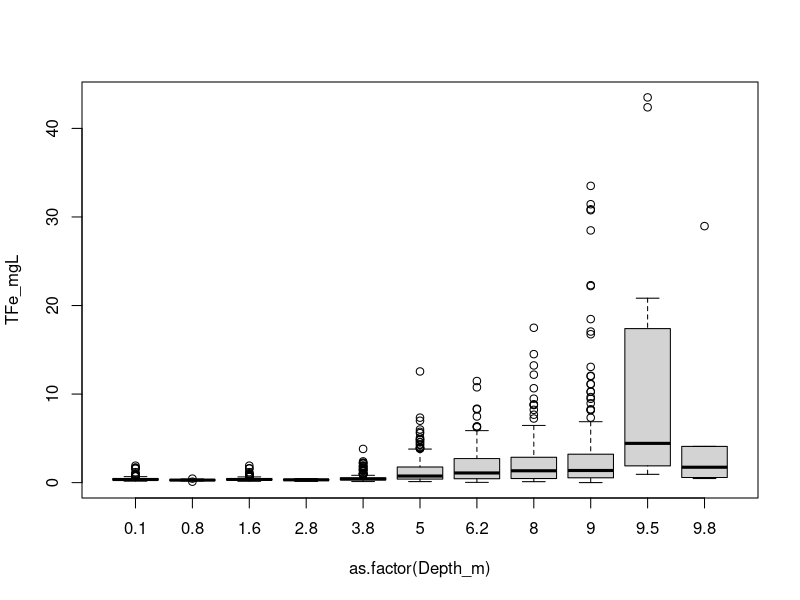
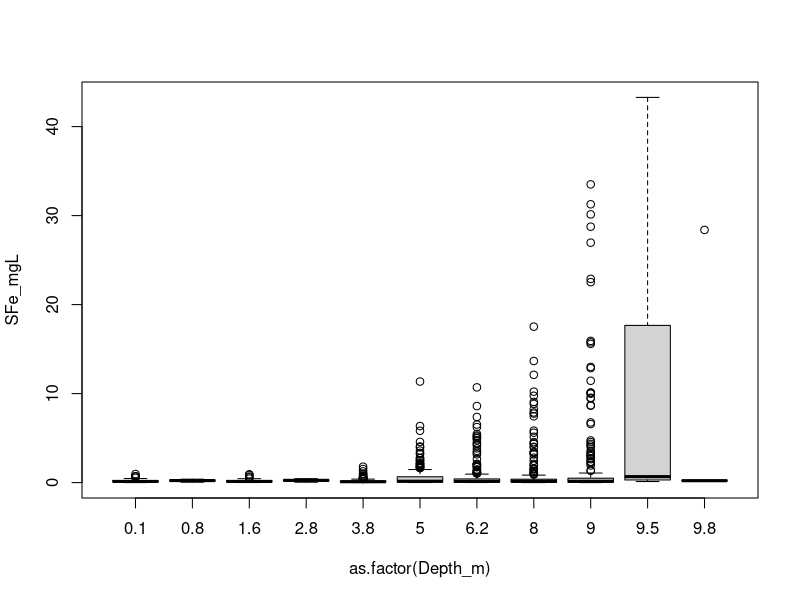
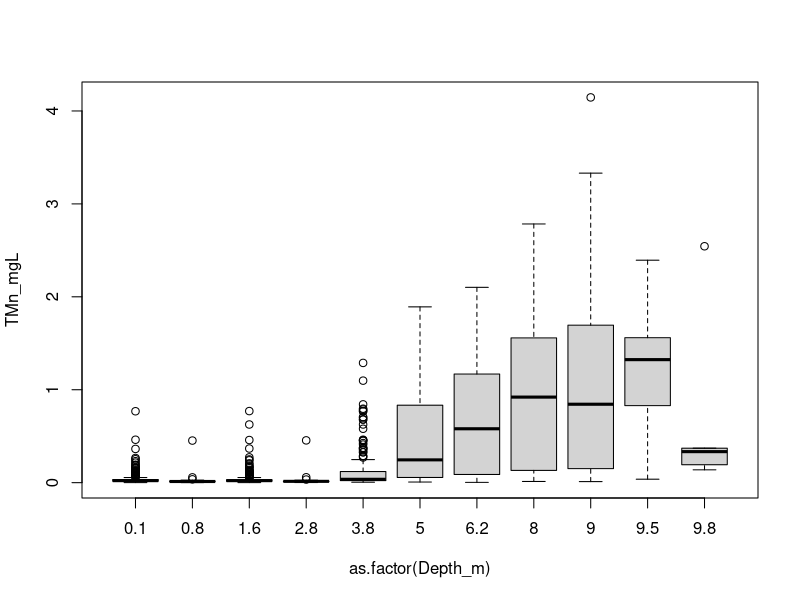
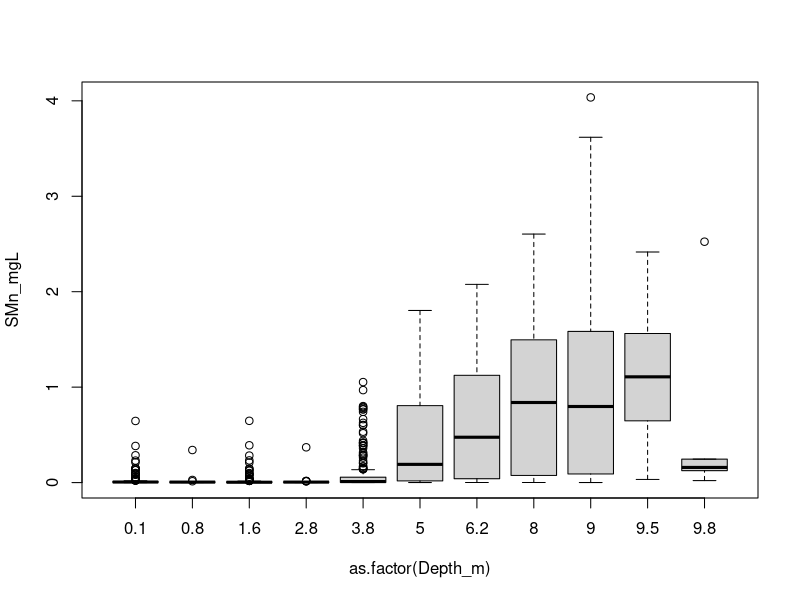
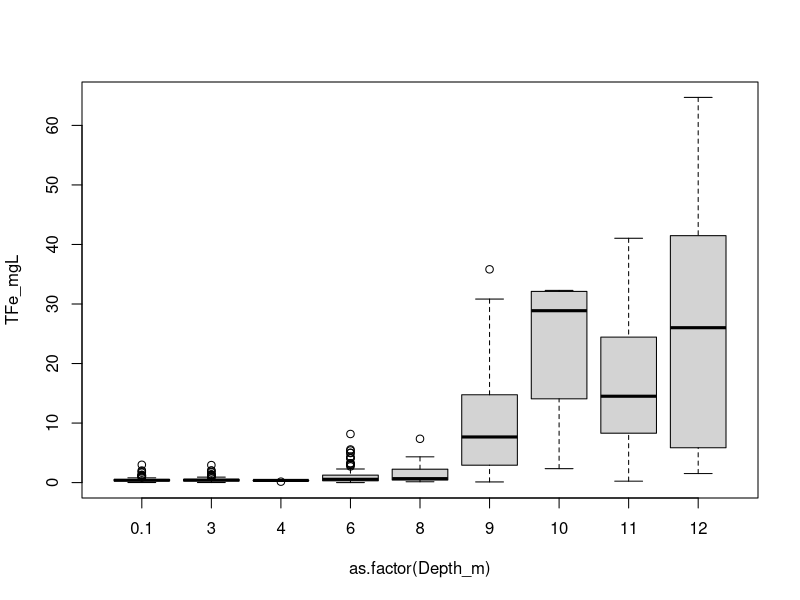
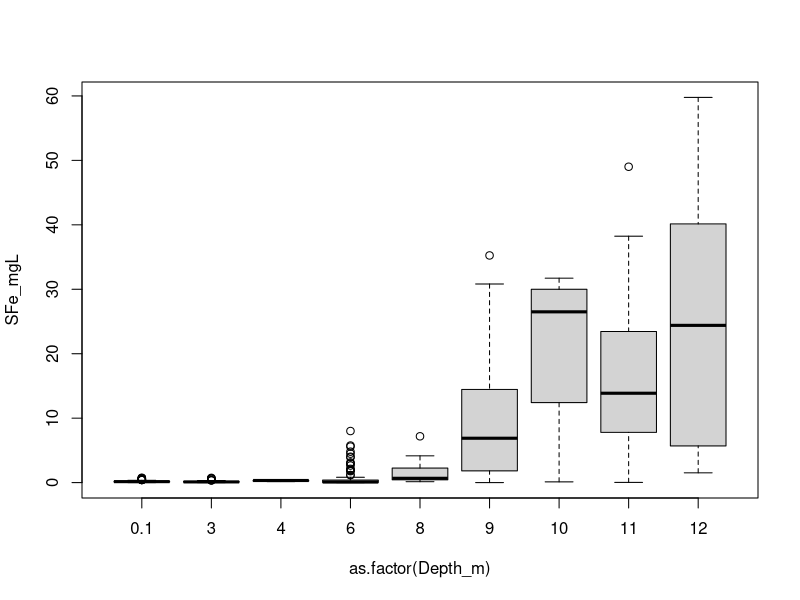
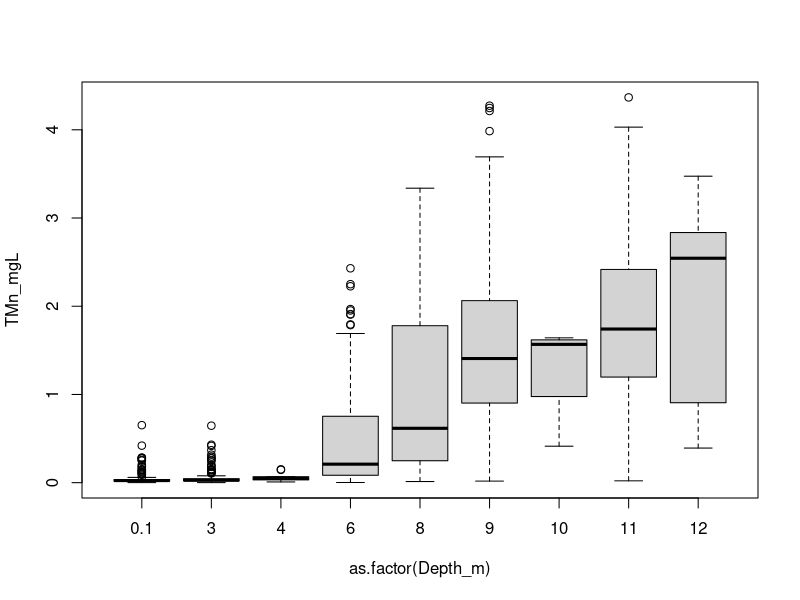
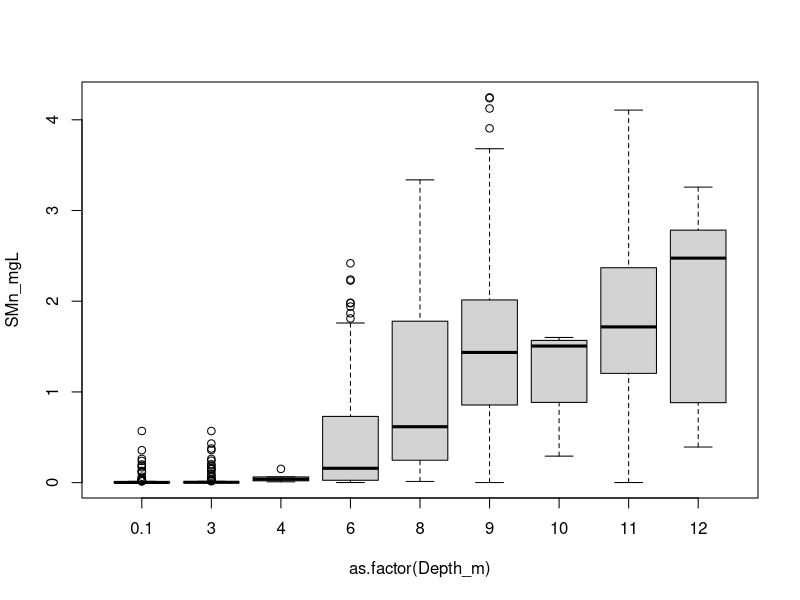

Reproduce these figures in R, in order. (Note: this script raises an error after producing the figures.)
# R Script to QA_QC Metals Chemistry dataset for EDI publication
# Authors: Nick Hammond
# Last Edited: 01/10/2021

# NOTE: Certain aspects of the data cleaning process were done manually in Excel. We
# are working to automate the process entirely, but at this stage some tasks must
# be performed manually. These tasks include:
# - Transcribing data from analytical lab report to excel spreadsheet
# - Inputting sampling times into spreadsheet
# - Assigning flags when 1. No samples were collected, 2. Instrument malfunctions,
# and 4. Negative values were set to 0


# QA_QC Steps:
# 1. Make sure data is flagged properly
# 2. Ensure Dataset completeness (check for gaps in data)
# 3. Check for outliers (identify data outside of expected range)
# 4. Identify spikes (anomalous increases/decreases in data)
# 5. Check for data points where solubles > totals (may indicate sampling error)
# 6. Plot to visualize

#Set working directory, load packages
#install.packages("tidyverse","readxl","lubridate")
library(tidyverse)
library(readxl)
library(lubridate)
setwd("C:/FCR_BVR Metals Data/EDI")


# load in dataset
metals <- read_csv("Metals_EDI_current.csv") %>%
  mutate(DateTime = mdy_hms(DateTime))

# check to verify data is formatted correctly
str(metals)

# subset by reservoir
FCR <- metals %>% filter(Reservoir=="FCR")
  
BVR <- metals %>% filter(Reservoir=="BVR")

#subset by sampling site
INFLOW <- FCR %>% filter(Site==100)
FCR <- FCR %>% filter(Site==50)


# 1. Make sure data is properly flagged
# Flags 1 (sample not taken), 2 (instrument malfunction), and 3 (negative value set to 0) were manually input

# Assign MDL flags to 2020 data
# Subset to just 2020 data
metals_2020 <- metals %>% subset(DateTime > ymd_hms("2020-01-01 00:00:00"))

# Remove 2020 data from original dataframe
metals <- metals %>% subset(DateTime < ymd_hms("2020-01-01 00:00:00"))

# Add flags for values below the MDL (0.005 mg/L for Fe and 0.0001 mg/L for Mn)
# missing = "Flag_X" keeps the original values

metals_2020 <- metals_2020 %>%
mutate(Flag_TFe= if_else(TFe_mgL<0.005 & TFe_mgL>0,3,Flag_TFe, missing = Flag_TFe))%>% # Flag 3 for below MDL
mutate(Flag_SFe= if_else(SFe_mgL<0.005 & SFe_mgL>0,3,Flag_SFe, missing = Flag_SFe)) %>% # Flag 3 for below MDL
mutate(Flag_TMn= if_else(TMn_mgL<0.0001 & TMn_mgL>0,3,Flag_TMn, missing = Flag_TMn))%>% # Flag 3 for below MDL
mutate(Flag_SMn= if_else(SMn_mgL<0.0001 & SMn_mgL>0,3,Flag_SMn, missing = Flag_SMn)) # Flag 3 for below MDL

# Add 2020 data back to entire dataset
metals = rbind(metals,metals_2020)

# 2. Ensure Dataset completeness (check for gaps in data)

# Identify gaps in data greater than 3 weeks
# For each gap, go into the spreadsheet and make sure no data is missing
#FCR 50
for(i in 2:nrow(FCR)){
  time1 = FCR$DateTime[i-1]
  time2 = FCR$DateTime[i]
  int = interval(time1,time2)
  if(int_length(int) > (3*7*24*60*60)){
    print(int)
  }
}

#FCR INFLOW
for(i in 2:nrow(INFLOW)){
  time1 = INFLOW$DateTime[i-1]
  time2 = INFLOW$DateTime[i]
  int = interval(time1,time2)
  if(int_length(int) > (3*7*24*60*60)){
    print(int)
  }
}

#BVR
for(i in 2:nrow(BVR)){
  time1 = BVR$DateTime[i-1]
  time2 = BVR$DateTime[i]
  int = interval(time1,time2)
  if(int_length(int) > (3*7*24*60*60)){
    print(int)
  }
}


# 3. Check for outliers (identify data outside of expected range)

# I'm struggling a bit to find a good way to identify outliers, since there are
# numerous data points outside the IQR and/or 5*sd that are correct.
# Right now I am just identifying data points outside the expected range,
# based on knowledge of the system (0-40 mg/L for Fe, 0-4 mg/L for Mn)

# Identify values outside of expected range
Fe.range.check <- metals %>%
  filter(TFe_mgL > 40 | SFe_mgL > 40)
Fe.range.check

Mn.range.check <- metals %>%
  filter(TMn_mgL > 4 | SMn_mgL > 4)
Mn.range.check

# FCR TFe
boxplot(TFe_mgL~as.factor(Depth_m),data = FCR)
summary(FCR$TFe_mgL)
# FCR SFe
boxplot(SFe_mgL~as.factor(Depth_m),data = FCR)
summary(FCR$SFe_mgL)
# FCR TMn
boxplot(TMn_mgL~as.factor(Depth_m),data = FCR)
summary(FCR$TMn_mgL)
# FCR SMn
boxplot(SMn_mgL~as.factor(Depth_m),data = FCR)
summary(FCR$SMn_mgL)


# BVR TFe
boxplot(TFe_mgL~as.factor(Depth_m),data = BVR)
summary(BVR$TFe_mgL)
# BVR SFe
boxplot(SFe_mgL~as.factor(Depth_m),data = BVR)
summary(BVR$SFe_mgL)
# BVR TMn
boxplot(TMn_mgL~as.factor(Depth_m),data = BVR)
summary(BVR$TMn_mgL)
# BVR SMn
boxplot(SMn_mgL~as.factor(Depth_m),data = BVR)
summary(BVR$SMn_mgL)

# INFLOW TFe
boxplot(TFe_mgL~as.factor(Depth_m),data = INFLOW)
summary(INFLOW$TFe_mgL)
# INFLOW SFe
boxplot(SFe_mgL~as.factor(Depth_m),data = INFLOW)
summary(INFLOW$SFe_mgL)
# INFLOW TMn
boxplot(TMn_mgL~as.factor(Depth_m),data = INFLOW)
summary(INFLOW$TMn_mgL)
# INFLOW SMn
boxplot(SMn_mgL~as.factor(Depth_m),data = INFLOW)
summary(INFLOW$SMn_mgL)


# 4. Identify spikes (anomalous increases/decreases in data)
#FCR
FCR_by_depth = FCR %>% 
  group_by(Depth_m) %>% 
  arrange(DateTime, by_group=TRUE) %>%
  mutate(Change_TFe = TFe_mgL - lag(TFe_mgL,n=1)) %>%
  mutate(Change_SFe = SFe_mgL - lag(SFe_mgL,n=1)) %>%
  mutate(Change_TMn = TMn_mgL - lag(TMn_mgL,n=1)) %>%
  mutate(Change_SMn = SMn_mgL - lag(SMn_mgL,n=1))
  
#Compile list of all spikes greater than 15 mg/L (Fe) or 2 mg/L (Mn)
check.change.Fe <- FCR_by_depth %>%
  filter(Change_TFe > 15 | Change_SFe > 15)
check.change.Fe

check.change.Mn <- FCR_by_depth %>%
  filter(Change_TMn > 2 | Change_SMn > 2)
check.change.Mn

#Plot time series of concentration changes 
ggplot(FCR_by_depth, aes(x=DateTime,y=Change_TFe))+
  geom_path()
ggplot(FCR_by_depth, aes(x=DateTime,y=Change_SFe))+
  geom_path()
ggplot(FCR_by_depth, aes(x=DateTime,y=Change_TMn))+
  geom_path()
ggplot(FCR_by_depth, aes(x=DateTime,y=Change_SMn))+
  geom_path()

#BVR
BVR_by_depth = BVR %>% 
  group_by(Depth_m) %>% 
  arrange(DateTime, by_group=TRUE) %>%
  mutate(Change_TFe = TFe_mgL - lag(TFe_mgL,n=1)) %>%
  mutate(Change_SFe = SFe_mgL - lag(SFe_mgL,n=1)) %>%
  mutate(Change_TMn = TMn_mgL - lag(TMn_mgL,n=1)) %>%
  mutate(Change_SMn = SMn_mgL - lag(SMn_mgL,n=1))

#Compile list of all spikes greater than 15 mg/L (Fe) or 2 mg/L (Mn)
check.change.Fe.B <- BVR_by_depth %>%
  filter(Change_TFe > 15 | Change_SFe > 15)
check.change.Fe.B

check.change.Mn.B <- BVR_by_depth %>%
  filter(Change_TMn > 2 | Change_SMn > 2)
check.change.Mn.B

#Plot time series of concentration changes
ggplot(BVR_by_depth, aes(x=DateTime,y=Change_TFe))+
  geom_path()
ggplot(BVR_by_depth, aes(x=DateTime,y=Change_SFe))+
  geom_path()
ggplot(BVR_by_depth, aes(x=DateTime,y=Change_TMn))+
  geom_path()
ggplot(BVR_by_depth, aes(x=DateTime,y=Change_SMn))+
  geom_path()

# 5. Check for data points where solubles > totals (may indicate sampling error)
metals_diff = metals %>% mutate(Fe_diff=TFe_mgL - SFe_mgL)%>%
  mutate(Mn_diff = TMn_mgL - SMn_mgL)%>%
  filter(Fe_diff< -1 | Mn_diff< -1)
metals_diff

# 6. Plot to visualize

#Adding a column for Year just for plotting purposes
FCR <- FCR %>%
  mutate(Year = year(DateTime))
BVR <- BVR %>%
  mutate(Year = year(DateTime))

#FCR TFe
TFe_plot=ggplot(FCR, aes(x =DateTime, y = TFe_mgL, colour = as.factor(Depth_m))) +
  facet_wrap(~Year,nrow = 2,scales = "free_x")+
  geom_point(size = 1)
TFe_plot

#FCR TMn
TMn_plot=ggplot(FCR, aes(x =DateTime, y = TMn_mgL, colour = as.factor(Depth_m))) +
  facet_wrap(~Year,nrow = 2,scales = "free_x")+
  geom_point(size = 1)
TMn_plot

#FCR SFe
SFe_plot=ggplot(FCR, aes(x =DateTime, y = SFe_mgL, colour = as.factor(Depth_m))) +
  facet_wrap(~Year,nrow = 2,scales = "free_x")+
  geom_point(size = 1)
SFe_plot

#FCR SMn
SMn_plot=ggplot(FCR, aes(x =DateTime, y = SMn_mgL, colour = as.factor(Depth_m))) +
  facet_wrap(~Year,nrow = 2,scales = "free_x")+
  geom_point(size = 1)
SMn_plot


#BVR TFe
TFe_plot=ggplot(BVR, aes(x =DateTime, y = TFe_mgL, colour = as.factor(Depth_m))) +
  facet_wrap(~Year,nrow = 2,scales = "free_x")+
  geom_point(size = 1)
TFe_plot

#BVR TMn
TMn_plot=ggplot(BVR, aes(x =DateTime, y = TMn_mgL, colour = as.factor(Depth_m))) +
  facet_wrap(~Year,nrow = 2,scales = "free_x")+
  geom_point(size = 1)
TMn_plot

#BVR SFe
SFe_plot=ggplot(BVR, aes(x =DateTime, y = SFe_mgL, colour = as.factor(Depth_m))) +
  facet_wrap(~Year,nrow = 2,scales = "free_x")+
  geom_point(size = 1)
SFe_plot

#BVR SMn
SMn_plot=ggplot(BVR, aes(x =DateTime, y = SMn_mgL, colour = as.factor(Depth_m))) +
  facet_wrap(~Year,nrow = 2,scales = "free_x")+
  geom_point(size = 1)
SMn_plot


# If everything looks good, write to csv
write_csv(metals,paste0(getwd(),"/Metals_EDI.csv"))





#Old code
below = metals %>% filter(TFe_mgL<0.005|SFe_mgL<0.005|TMn_mgL<0.0001|SMn_mgL<0.0001)

mutate(Flag_TFe= if_else(TFe_mgL<0,4,0, missing = Flag_TFe))%>% # Flag 4 for negative value set to 0
  mutate(Flag_SFe= if_else(SFe_mgL<0,4,0, missing = Flag_SFe))%>%  # Flag 4 for negative value set to 0
  mutate(Flag_TMn= if_else(TMn_mgL<0,4,0, missing = Flag_TMn))%>%  # Flag 4 for negative value set to 0
  mutate(Flag_SMn= if_else(SMn_mgL<0,4,0, missing = Flag_SMn)) # Flag 4 for negative value set to 0
